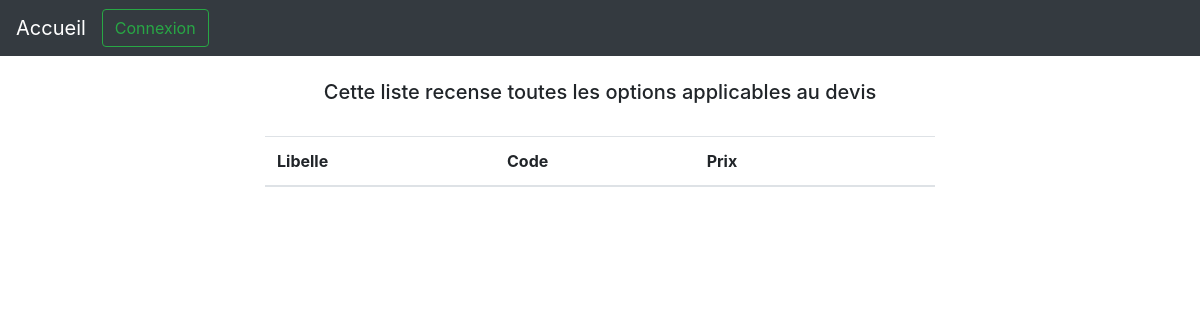
Before: /view/OptionView.php with the older database file.
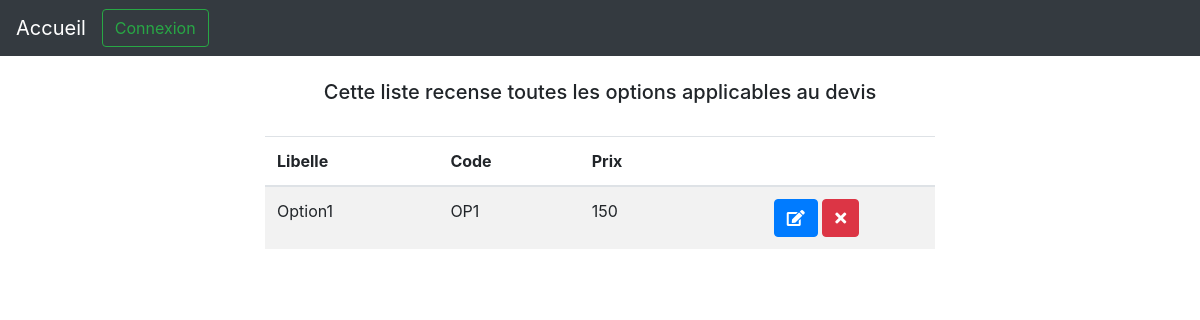
After: the same page with the newer database file.
### tables this page shows
CREATE TABLE `options` (
  `Id_option` int(11) NOT NULL,
  `Libelle_option` varchar(150) NOT NULL,
  `Code_option` varchar(150) NOT NULL,
  `Prix_option` int(11) NOT NULL
);

### model/OptionManager.php (called while the page is built, shortened)
<?php
Class OptionManager
{
    private $_Db;
    public function SetDb(PDO $db)
    {
        $this->_Db = $db;
    }
    public function GetOptions()
    {
    	$options = [];
    	$q = $this->_Db->query('SELECT * from options');
    	while ($donnees = $q->fetch(PDO::FETCH_ASSOC))
    	{
    		$options[] = new Option($donnees);
    	}
    	return $options;
    }
}

### model/OptionClass.php (called while the page is built, shortened)
<?php
Class Option
{
	private $_Id;
	private $_Libelle;
    private $_Code;
	private $_Prix;
    public function hydrate(array $donnees)
    {
        foreach ($donnees as $key => $value)
        {
            $method = 'Set'.ucfirst($key);
            $method = substr($method, 0, -7);
        }
    }
    public function GetId(){return $this->_Id;}
    public function GetLibelle(){return $this->_Libelle;}
    public function GetCode(){return $this -> _Code;}
    public function GetPrix(){return $this->_Prix;}
    public function SetId($id){$this -> _Id = (int) $id;}
    public function SetLibelle($libelle){$this -> _Libelle = $libelle;}
    public function SetCode($code){$this -> _Code = $code;}
    public function SetPrix($prix){$this -> _Prix = $prix;}
}

### view/OptionView.php (the view, shortened to what this page needs)
<?php
include('header.php');
$db = new PDO('mysql:host=localhost;dbname=srg', 'root', '');
$ManagerOption = new OptionManager($db);
echo("
<body>
<br/>
<center><h5> Cette liste recense toutes les options applicables au devis </h2></center>
<br/>
<div class='container col-7'>
<table class='table table-striped'>
  <thead>
    <tr>
      <th scope='col'>Libelle</th>
      <th scope='col'>Code</th>
      <th scope='col'>Prix</th>
      <th scope='col'></th>
    </tr>
  </thead>
  <tbody>");
$options = $ManagerOption->GetOptions();
foreach ($options as $option){
    echo("<tr>");
    echo("<td>" . $option->GetLibelle() . "</td>");
    echo("<td>" . $option->GetCode() . "</td>");
    echo("<td>" .$option->GetPrix(). "</td>");
    echo ("<td><button style='margin-left:30%;' onclick='edit(".$option->GetId().")' class='btn btn-primary'><span class='fas fa-edit'></span></button> <button onclick='supp(".$option->GetId().")' class='btn btn-danger'><span class='fas fa-times'></span></button></td>");
    echo ("</tr>");
}
echo ("</tbody>
    </table>
</div class='container'>
    </body>
");
?>

Changed rows visible on the page:
added options: Libelle_option "Option1", Code_option "OP1", Prix_option "150"
